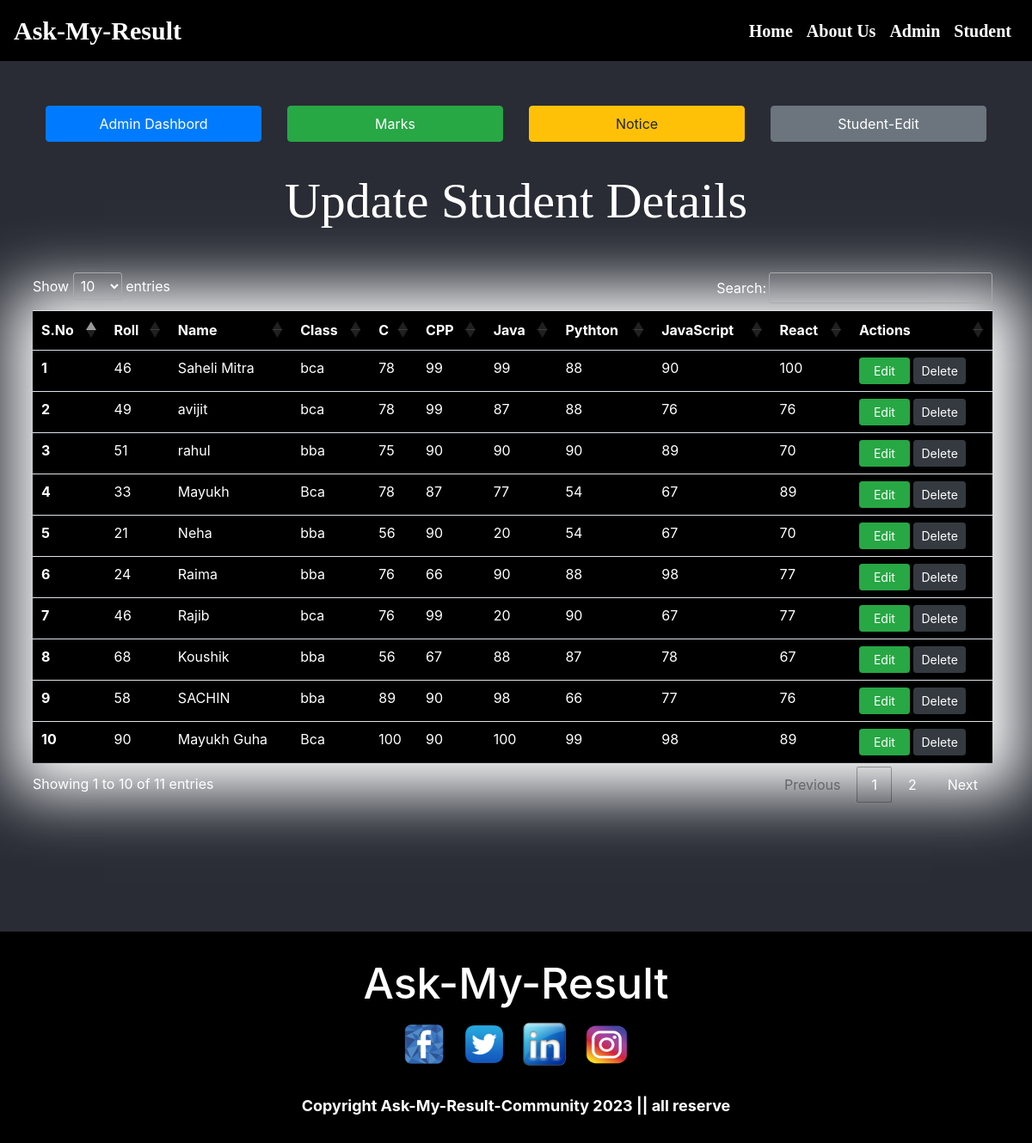
The app's page /admin_student_edit.php, older data.
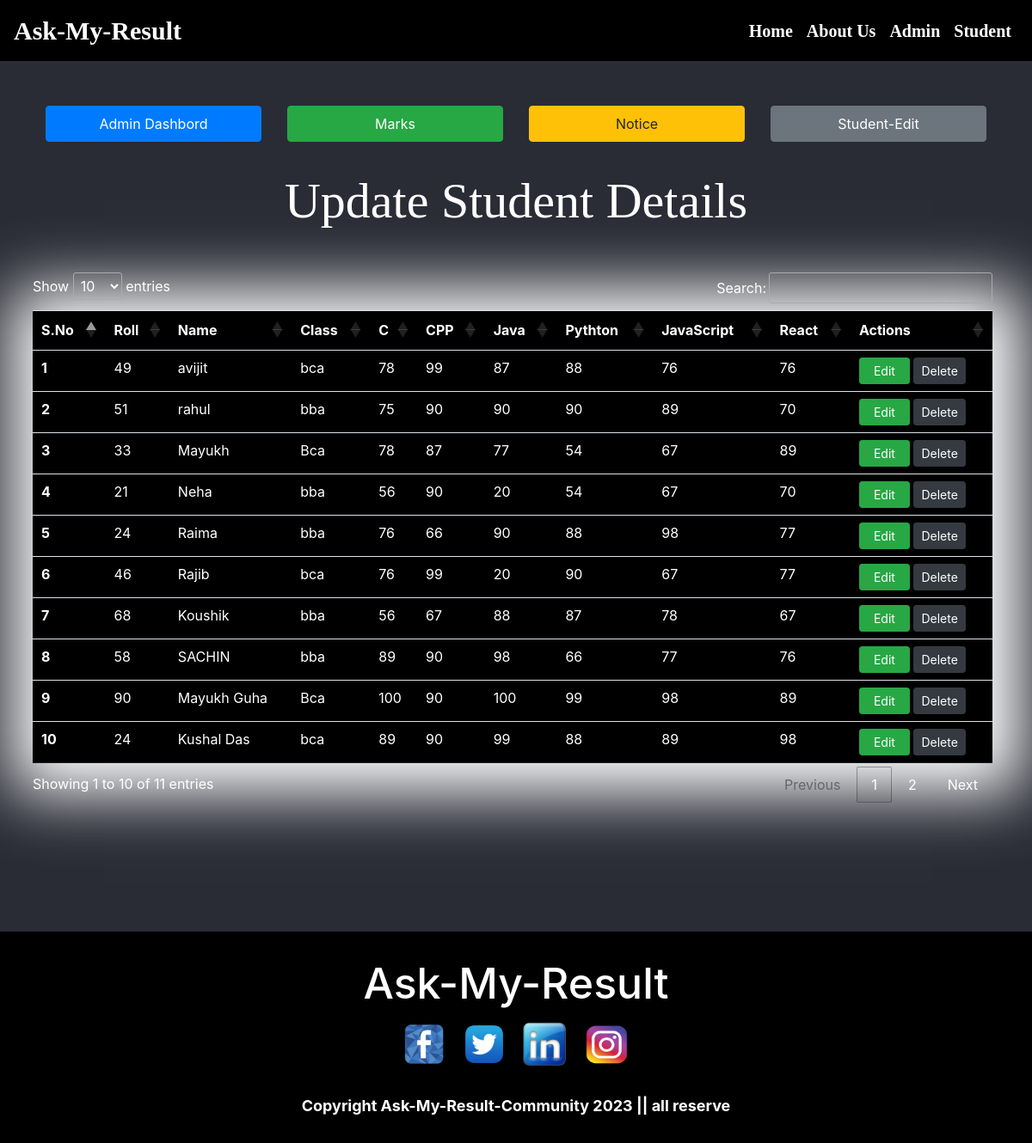
The same page, newer data.
### tables this page shows
CREATE TABLE `marks` (
  `slno` int(11) NOT NULL,
  `roll` varchar(255) NOT NULL,
  `name` varchar(255) NOT NULL,
  `photo` varchar(255) NOT NULL,
  `class` varchar(255) NOT NULL,
  `c` varchar(255) NOT NULL,
  `cpp` varchar(255) NOT NULL,
  `java` varchar(255) NOT NULL,
  `python` varchar(255) NOT NULL,
  `javascript` varchar(255) NOT NULL,
  `react` varchar(255) NOT NULL,
  `date` datetime NOT NULL DEFAULT current_timestamp()
);

### admin_student_edit.php (the view, shortened to what this page needs)
<?php
include "partials/dbconnect.php";
?>
<!doctype html>
<html lang="en">
<head>
  <link rel="stylesheet" href="https://stackpath.bootstrapcdn.com/bootstrap/4.4.1/css/bootstrap.min.css"
>
  <link rel="stylesheet" href="//cdn.datatables.net/1.10.20/css/jquery.dataTables.min.css">
</head>
<body>
<?php  include "partials/header.php";  ?>
  <div class="container my-5">
    <div class="row mb-4 mt-2 px-2">
        <div class="col-md-3"><a href="admin_edit.php"><button type="button" class="btn btn-block btn-primary py-2 my-1 ">Admin Dashbord</button></a></div>
        <div class="col-md-3"><a href="admin_marks.php"><button type="button" class="btn btn-block btn-success py-2 my-1">Marks</button></a></div>
        <div class="col-md-3"><a href="admin_notice.php"><button type="button" class="btn btn-block btn-warning py-2 my-1 ">Notice</button></a></div>
        <div class="col-md-3"><a href="admin_student_edit.php"><button type="button" class="btn btn-block btn-secondary py-2 my-1 ">Student-Edit</button></a></div>
    </div>
      <center><h1 class="x">Update Student Details</h1></center>
  </div>
  <div class="container my-4 pl-2 pr-3" style="color:white;">
  <div class="row" style="color:white;">
    <div class="col-md-12" style="color:white;">
    <table class="table" id="myTable" style=" color:white; box-shadow: 5px 5pX 70PX 30PX white;">
      <thead>
        <tr>
          <th scope="col">S.No</th>
          <th scope="col">Roll</th>
          <th scope="col">Name</th>
          <th scope="col">Class</th>
          <th scope="col">C</th>
          <th scope="col">CPP</th>
          <th scope="col">Java</th>
          <th scope="col">Pythton</th>
          <th scope="col">JavaScript</th>
          <th scope="col">React</th>
          <th scope="col">Actions</th>
        </tr>
      </thead>
      <tbody>
        <?php
          $sql = "SELECT * FROM `marks`";
          $result = mysqli_query($conn, $sql);
          $sno = 0;
          while($row = mysqli_fetch_assoc($result)){
            $sno = $sno + 1;
            echo "<tr>
            <th scope='row'>". $sno . "</th>
            <td>". $row['roll'] . "</td>
            <td>". $row['name'] . "</td>
            <td>". $row['class'] . "</td>
            <td>". $row['c'] . "</td>
            <td>". $row['cpp'] . "</td>
            <td>". $row['java'] . "</td>
            <td>". $row['python'] . "</td>
            <td>". $row['javascript'] . "</td>
            <td>". $row['react'] . "</td>
            <td> <button class='edit btn btn-sm btn-success px-3'  id=".$row['slno'].">Edit</button> <button class='delete btn btn-sm btn-dark' id=d".$row['slno'].">Delete</button>  </td>
          </tr>";
        }
          ?>
      </tbody>
    </table>
  </div>
  </div>
  </div>
  <?php include "partials/footer.php";  ?>
</body>
</html>

### partials/header.php (shortened to what this page needs)
<?php
if(isset($_SESSION['loggedin']) && $_SESSION['loggedin'] = true){
echo'
  <nav class="navbar fixed-top navbar-expand-sm navbar-light mt-0" style="position: sticky;top: 0px; background-color:black;	" >
    <a class="navbar-brand" href="#" style="font-family: serif;font-size:30px;font-weight:bold;color:white;">Ask-My-Result</a>
    <button class="navbar-toggler" type="button"style="background-color:white;" data-toggle="collapse" data-target="#navbarSupportedContent" aria-controls="navbarSupportedContent" aria-expanded="false" aria-label="Toggle navigation">
      <span class="navbar-toggler-icon" ></span>
    </button>
    <div class="collapse navbar-collapse" id="navbarSupportedContent" >
        <ul class="navbar-nav ml-auto">
        <li class="nav-item">
          <a class="nav-link " href="logout.php" style="font-family: serif;font-size:20px;color:white;font-weight:bold;"> Logout</a>
        </li>
      </ul>
    </div>
  </nav>';
}
else{
  echo'
  <nav class="navbar fixed-top navbar-expand-sm navbar-light mt-0" style="position: sticky;top: 0px; background-color:black;	" >
    <a class="navbar-brand" href="#" style="font-family: serif;font-size:30px;font-weight:bold;color:white;">Ask-My-Result</a>
    <button class="navbar-toggler" type="button" style="background-color:white;" data-toggle="collapse" data-target="#navbarSupportedContent" aria-controls="navbarSupportedContent" aria-expanded="false" aria-label="Toggle navigation">
      <span class="navbar-toggler-icon"></span>
    </button>
    <div class="collapse navbar-collapse" id="navbarSupportedContent" >
        <ul class="navbar-nav ml-auto">
        <li class="nav-item active">
          <a class="nav-link " href="index.php"style="font-family: serif;font-size:20px;color:white;font-weight:bold;" >Home <span class="sr-only">(current)</span></a>
        </li>
        <!-- <li class="nav-item">
          <a class="nav-link" href="show.php">Check Availability(current)</a>
        </li> -->
        <li class="nav-item active">
          <a class="nav-link" href="index.php#about_section" style="font-family: serif;font-size:20px;color:white;font-weight:bold;">About Us <span class="sr-only">(current)</span></a>
        </li>
        <li class="nav-item">
          <a class="nav-link " href="adminLogin.php" style="font-family: serif;font-size:20px;color:white;font-weight:bold;">Admin </a>
        </li>
        <li class="nav-item">
          <a class="nav-link " href="studentLogin.php" style="font-family: serif;font-size:20px;color:white;font-weight:bold;">Student </a>
        </li>
      </ul>
    </div>
  </nav>';
}
  ?>

### partials/footer.php
<div class="x" style="background:black;padding:30px 0px; margin-top:150px;">
<center><h3 style="font-size:50px;">Ask-My-Result</h1></center>
<div class="ro  "style="display:flex;justify-content: center;">
    <div class="co my-2"><img src="partials/fac1.png" alt="" style="height:50px;width:50px;"></div>
    <div class="co my-2"><img src="partials/t.png" alt="" style="height:50px;width:50px;margin-left:20px;"></div>
    <div class="co my-2"><img src="partials/lin.png" alt="" style="height:50px;width:50px;margin-left:20px;"></div>
    <div class="co my-2"><img src="partials/insta.png" alt="" style="height:51px;width:55px;margin-left:20px;"></div>
</div>
<p class="text-center mb-0 mt-4"style="font-size:18px;"><b>Copyright Ask-My-Result-Community 2023 || all reserve</b></p>
</div>

### admin_student_edit.php (style rules this page uses)
body { background: #292C35; color:white; }
h1 { margin: 30px; font-size:58px; font-family: Georgia, serif; }
td { color:white; background: black; }
th { color:white; background: black; }

Row changes from the older to the newer data that the page shows:
removed marks: roll "46", name "Saheli Mitra", class "bca", c "78", cpp "99", java "99", python "88", javascript "90", react "100"
added marks: roll "24", name "Kushal Das", class "bca", c "89", cpp "90", java "99", python "88", javascript "89", react "98"
